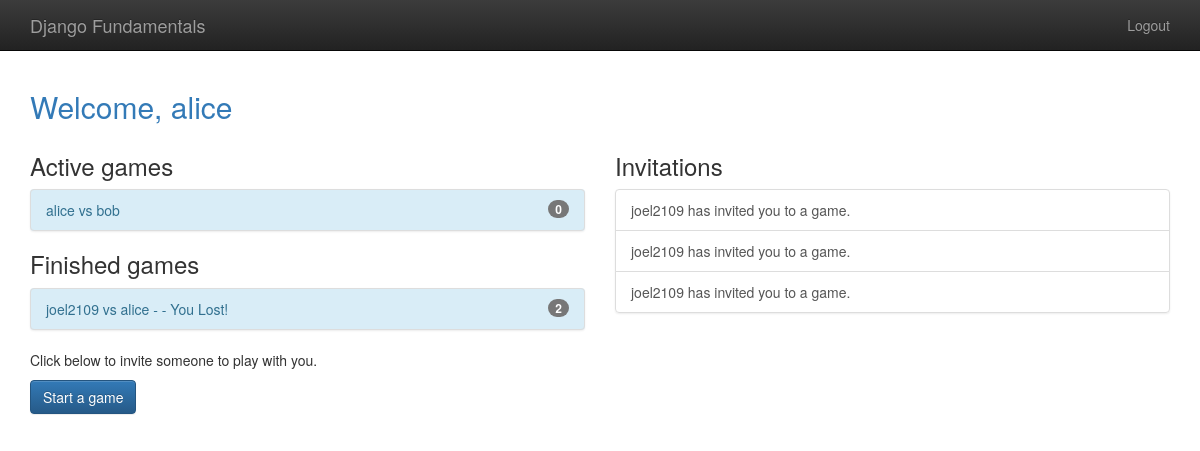
The app's page /player/home (signed in) with its own data.
### gameplay/models.py (models this page shows, shortened)
class Game(models.Model):
    first_player = models.ForeignKey(User, on_delete=models.CASCADE, related_name="games_first_player")
    second_player = models.ForeignKey(User, on_delete=models.CASCADE, related_name="games_second_player")
    start_time = models.DateTimeField(auto_now_add=True)
    last_time = models.DateTimeField(auto_now=True)
    status = models.CharField(max_length=1, default='F', choices=GAME_STATUS_CHOICES)
    objects = GamesQuerySet.as_manager()
    def get_absolute_url(self):
        return reverse('gameplay_detail', args=[self.id])
    def __str__(self):
        return "{0} vs {1}".format(self.first_player, self.second_player)

### player/models.py (models this page shows)
class Invitation(models.Model):
    from_user = models.ForeignKey(User, on_delete=models.CASCADE, related_name="invitations_sent")
    to_user = models.ForeignKey(User,
                                related_name="invitations_received",
                                verbose_name="User to invite",
                                help_text="Please select the user you want to play with.",
                                on_delete=models.CASCADE)
    message = models.CharField(
        max_length=300, blank=True,
        verbose_name="Optional Message",
        help_text="It's always nice to add a friendly message!")
    timestamp = models.DateTimeField(auto_now_add=True)

### player/views.py (the view)
# urls.py: path('home', home, name="player_home"),
@login_required
def home(request):
    my_games = Game.objects.games_for_user(request.user)
    active_games = my_games.active()
    finished_games = my_games.difference(active_games)
    invitations = request.user.invitations_received.all()
    return render(request, "player/home.html", {'active_games': active_games,
                                                'finished_games': finished_games,
                                                'invitations': invitations})

### gameplay/models.py (called while the page is built)
    def games_for_user(self, user):
        return self.filter(
            Q(first_player=user) | Q(second_player=user)
        )

    def active(self):
        return self.filter(
            Q(status='F') | Q(status='S')
        )

### templates/player/home.html (shortened to what this page needs)
{% extends "base.html" %}
{% block content %}
    <h2 class="text-primary">Welcome, {{ user.username }}</h2>
    <div class="row">
        <div class="col-md-6">
            <h3>Active games</h3>
            {% include "player/game_list_snippet.html" with games_list=active_games %}
            <h3>Finished games</h3>
            {% include "player/game_list_snippet.html" with games_list=finished_games %}
            <p>Click below to invite someone to play with you.</p>
            <p>
                <a class="btn btn-primary" href="{% url 'player_new_invitation' %}">Start a game</a>
            </p>
        </div>
        <div class="col-md-6">
            <h3>Invitations</h3>
            {% if invitations %}
                <div class="list-group">
                    {% for inv in invitations %}
                        <a class="list-group-item" href="{% url 'player_accept_invitation' id=inv.id %}">
                            {{ inv.from_user.username }} has invited you to a game.
                        </a>
                    {% endfor %}
                </div>
            {% else %}
                <p>You have no invitations.</p>
            {% endif %}
        </div>
    </div>
{% endblock %}

### templates/player/game_list_snippet.html
{% if games_list %}
    <div class="list-group bg-info">
        {% for game in games_list %}
            <a class="list-group-item list-group-item-info" href="{{ game.get_absolute_url }}">
                {{ game }}
                {% if game.status not in 'FS' %}
                    {% if game.status == "D" %}
                        - - Draw
                    {% elif game.status == "W" and user == game.first_player %}
                        - - You won!
                    {% elif game.status == "L" and user == game.second_player %}
                        - - You Won!
                    {% else %}
                        - - You Lost!
                    {% endif %}
                {% endif %}
                <span class="badge">{{ game.move_set.count }}</span>
            </a>
        {% endfor %}
    </div>
{% endif %}

### templates/base.html (style rules this page uses)
body { padding-top: 70px; padding-bottom: 20px; }

### records on screen
Game: first_player+second_player "alice vs bob", move_set.count "0"
Game: first_player+second_player "joel2109 vs alice", status "- - You Lost!", move_set.count "2"
Invitation: from_user.username "joel2109"
Invitation: from_user.username "joel2109"
Invitation: from_user.username "joel2109"

### other values on screen
{{ user.username }} "alice"
